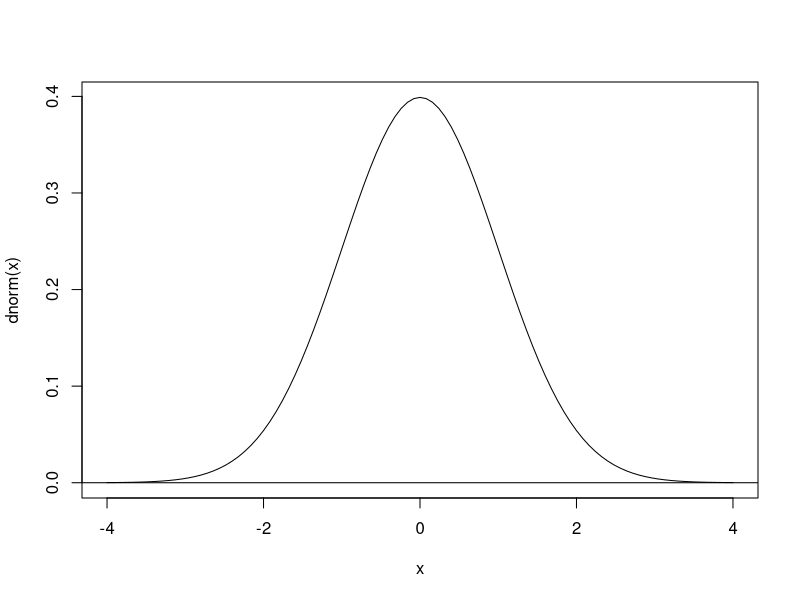
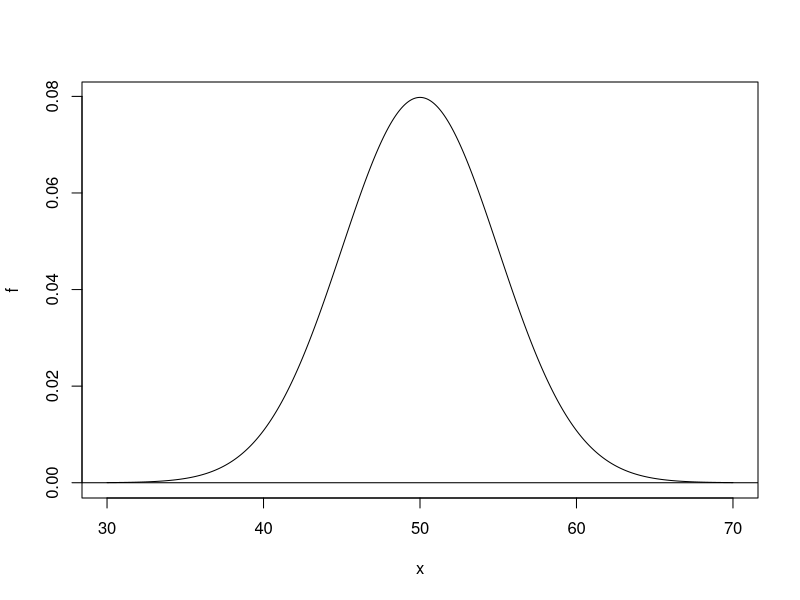
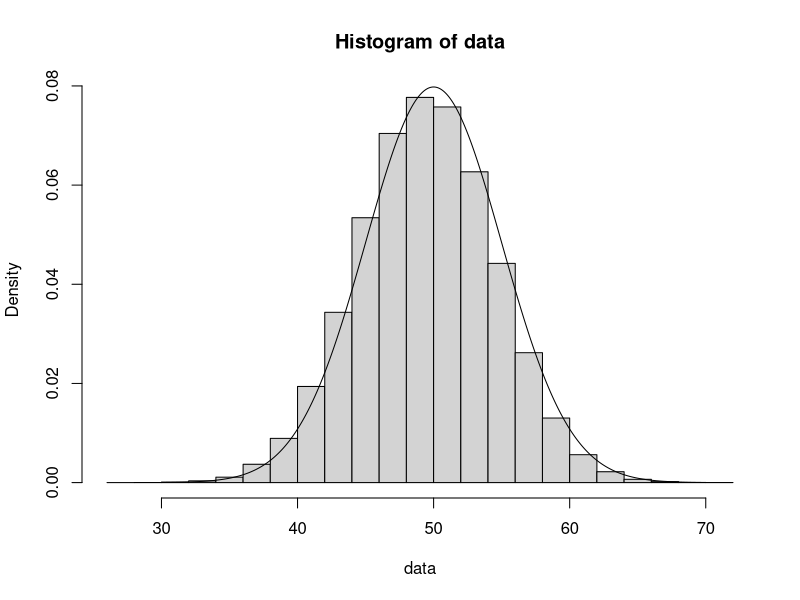
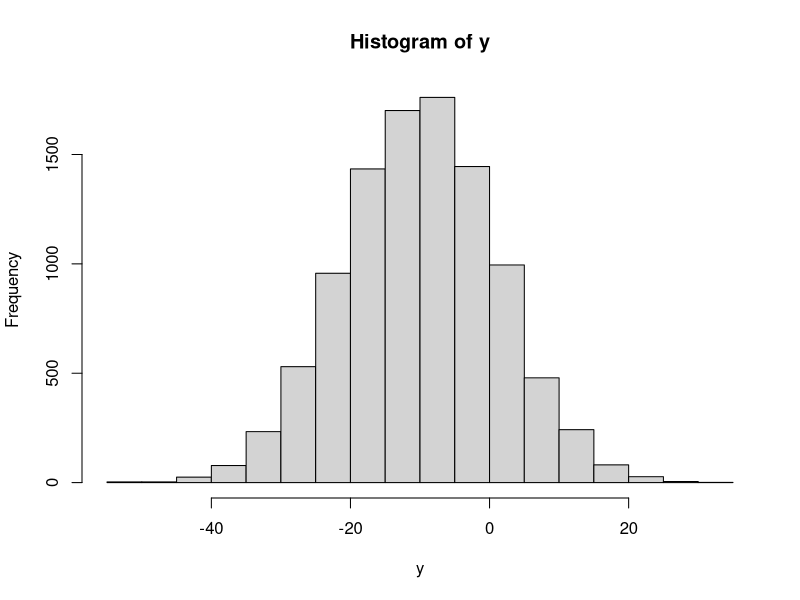

R code for these plots, in order:
## ---- chunk 1
knitr::opts_chunk$set(echo = TRUE)
## ---- chunk 2
curve(dnorm, from=-4, to=4)
abline(h = 0)
# Alternative code:
# x = seq(-4, 4, 0.01)
# f = dnorm(x)
# plot(x, f, type="l")
# abline(h=0)
## ---- chunk 3
x = seq(30, 70, 0.01)
f = dnorm(x, mean=50, sd=5)
plot(x, f, type="l")
abline(h = 0)
## ---- chunk 4
data = rbinom(100000, 100, 0.5)
hist(data, prob=TRUE)
lines(x, f)
## ---- chunk 5
# Let Z have a std normal distribution
# P(Z <= 1) = P(Z < 1)
pnorm(1)
# P(Z > 1) = P(Z >= 1)
1 - pnorm(1)
# P(-1 < Z < 1) = P(|Z| < 1)
pnorm(1) - pnorm(-1)
# P(-2 < Z < 2)
pnorm(2) - pnorm(-2)
# P(-3 < Z < 3)
pnorm(3) - pnorm(-3)
# P(|Z| > 1) = P(Z < -1) + P(Z > 1)
pnorm(-1) + (1 - pnorm(1))
2 * pnorm(-1)
2 * (1 - pnorm(1))
# P(|Z| > 6)
2 * (1 - pnorm(6))

# Let X be normal with mean 100, variance 10^2
# P(90 < X < 110)
pnorm(110, mean=100, sd=10) - pnorm(90, mean=100, sd=10)
pnorm(110, 100, 10) - pnorm(90, 100, 10)
# P(80 < X < 120)
pnorm(120, 100, 10) - pnorm(80, 100, 10)
# P(70 < X < 130)
pnorm(130, 100, 10) - pnorm(70, 100, 10)
## ---- chunk 6
x1 = rnorm(10000, mean=10, sd=5)
x2 = rnorm(10000, mean=-20, sd=10)
y = x1 + x2
hist(y)
